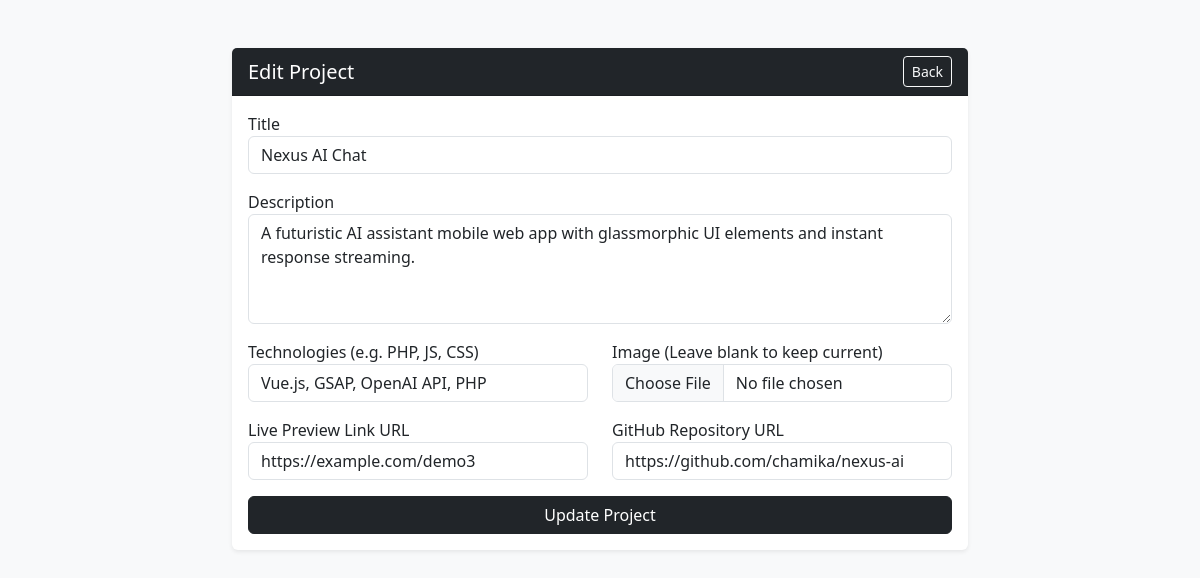
Page /admin/edit_project.php?id=3 (signed in) on the committed database.
### tables this page shows
CREATE TABLE IF NOT EXISTS projects (
    id INT AUTO_INCREMENT PRIMARY KEY,
    title VARCHAR(255) NOT NULL,
    description TEXT NOT NULL,
    thumbnail_image VARCHAR(255),
    technologies VARCHAR(255),
    live_link VARCHAR(255),
    github_link VARCHAR(255),
    created_at TIMESTAMP DEFAULT CURRENT_TIMESTAMP
);

### admin/edit_project.php (the view, shortened to what this page needs)
<?php
require_once '../includes/db.php';
$id = $_GET['id'];
$stmt = $pdo->prepare('SELECT * FROM projects WHERE id = ?');
$stmt->execute([$id]);
$project = $stmt->fetch();
?>
<!DOCTYPE html>
<html lang="en">
<head>
    <link href="https://cdn.jsdelivr.net/npm/bootstrap@5.3.0/dist/css/bootstrap.min.css" rel="stylesheet">
</head>
<body class="bg-light">
<div class="container mt-5">
    <div class="row justify-content-center">
        <div class="col-md-8">
            <div class="card shadow-sm border-0">
                <div class="card-header bg-dark text-white d-flex justify-content-between align-items-center">
                    <h5 class="mb-0">Edit Project</h5>
                    <a href="index.php" class="btn btn-sm btn-outline-light">Back</a>
                </div>
                <div class="card-body">
                    <form method="POST" enctype="multipart/form-data">
                        <div class="mb-3">
                            <label>Title</label>
                            <input type="text" name="title" class="form-control" value="<?= htmlspecialchars($project['title']) ?>" required>
                        </div>
                        <div class="mb-3">
                            <label>Description</label>
                            <textarea name="description" class="form-control" rows="4" required><?= htmlspecialchars($project['description']) ?></textarea>
                        </div>
                        <div class="row">
                            <div class="col-md-6 mb-3">
                                <label>Technologies (e.g. PHP, JS, CSS)</label>
                                <input type="text" name="technologies" class="form-control" value="<?= htmlspecialchars($project['technologies']) ?>">
                            </div>
                            <div class="col-md-6 mb-3">
                                <label>Image (Leave blank to keep current)</label>
                                <input type="file" name="thumbnail" class="form-control" accept="image/*">
                            </div>
                        </div>
                        <div class="row">
                            <div class="col-md-6 mb-3">
                                <label>Live Preview Link URL</label>
                                <input type="url" name="live_link" class="form-control" value="<?= htmlspecialchars($project['live_link']) ?>">
                            </div>
                            <div class="col-md-6 mb-3">
                                <label>GitHub Repository URL</label>
                                <input type="url" name="github_link" class="form-control" value="<?= htmlspecialchars($project['github_link']) ?>">
                            </div>
                        </div>
                        <button type="submit" class="btn btn-dark w-100">Update Project</button>
                    </form>
                </div>
            </div>
        </div>
    </div>
</div>
</body>
</html>

### rows in the picture
projects: title "Nexus AI Chat", description "A futuristic AI assistant mobile web app with glassmorphic UI elements and instant response streaming.", technologies "Vue.js, GSAP, OpenAI API, PHP", live_link "https://example.com/demo3", github_link "https://github.com/chamika/nexus-ai"
